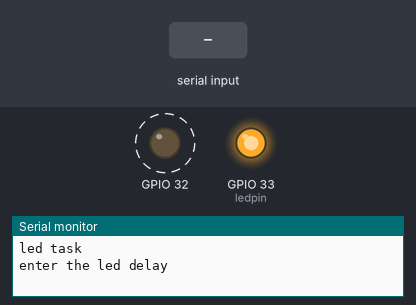
The sketch below on a simulated ESP32. On the bench: output pins drawn as LEDs (lit = HIGH), the last lines printed to the serial monitor. Dashed ring = blinking. The inputs (shaded band) are chosen by the test bench.

Above: at 2.2 s.
2.3 s: "90,45\n" received over Serial
At 3.8 s:
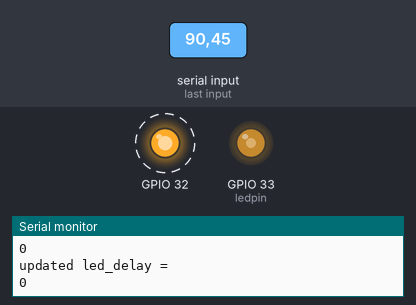
5.3 s: "30,150\n" received over Serial
At 5.67 s:
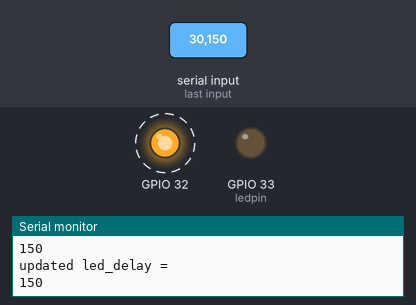
Timing chart, 0 to 14.3 s (numbered marks = the images above; inputs shaded):
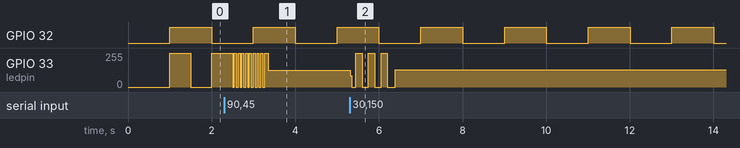

The sketch:

rtos_2led_oneviauser.ino
```cpp
#if CONFIG_FREERTOS_UNICORE
static const BaseType_t app_cpu = 0;
#else
static const BaseType_t app_cpu = 1;
#endif

static const int ledpin = 33;

int led_delay = 500;

void toggleLED(void *parameter){
while(1){
  digitalWrite(ledpin, HIGH);
  vTaskDelay(led_delay / portTICK_PERIOD_MS);
  digitalWrite(ledpin, LOW);
  vTaskDelay(led_delay / portTICK_PERIOD_MS);
}
}

void readserial(void *parameter){
  static int c;
  while(1){

    if(Serial.available()>0){
    c=Serial.parseInt();
    Serial.println("c");
    Serial.println(c);
    led_delay = c;
    if(c != '\n'){
    //led_delay = c;
    Serial.println("updated led_delay = ");
    Serial.println(led_delay);
    }
    }

  }
}

void toggleLED2(void *parameter){
  while(1){
  digitalWrite(32, HIGH);
  vTaskDelay(1000 / portTICK_PERIOD_MS);
  digitalWrite(32, LOW);
  vTaskDelay(1000 / portTICK_PERIOD_MS);
}

}

void setup(){
  pinMode(ledpin, OUTPUT);
  pinMode(32, OUTPUT);
  Serial.begin(115200);
  vTaskDelay(1000 / portTICK_PERIOD_MS);
  Serial.println("led task");
  Serial.println("enter the led delay");

  xTaskCreatePinnedToCore(
    toggleLED,
    "toggleLED",
    1024,
    NULL,
    2,
    NULL,
    app_cpu);

  xTaskCreatePinnedToCore(
    readserial,
    "readserial",
    1024,
    NULL,
    1,
    NULL,
    app_cpu);

  xTaskCreatePinnedToCore(
    toggleLED2,
    "toggleLED2",
    1024,
    NULL,
    1,
    NULL,
    app_cpu);

}

void loop(){

}
```

Measured:
- by itself, GPIO 32: alternates HIGH for 1.0 s and LOW for 1.0 s
